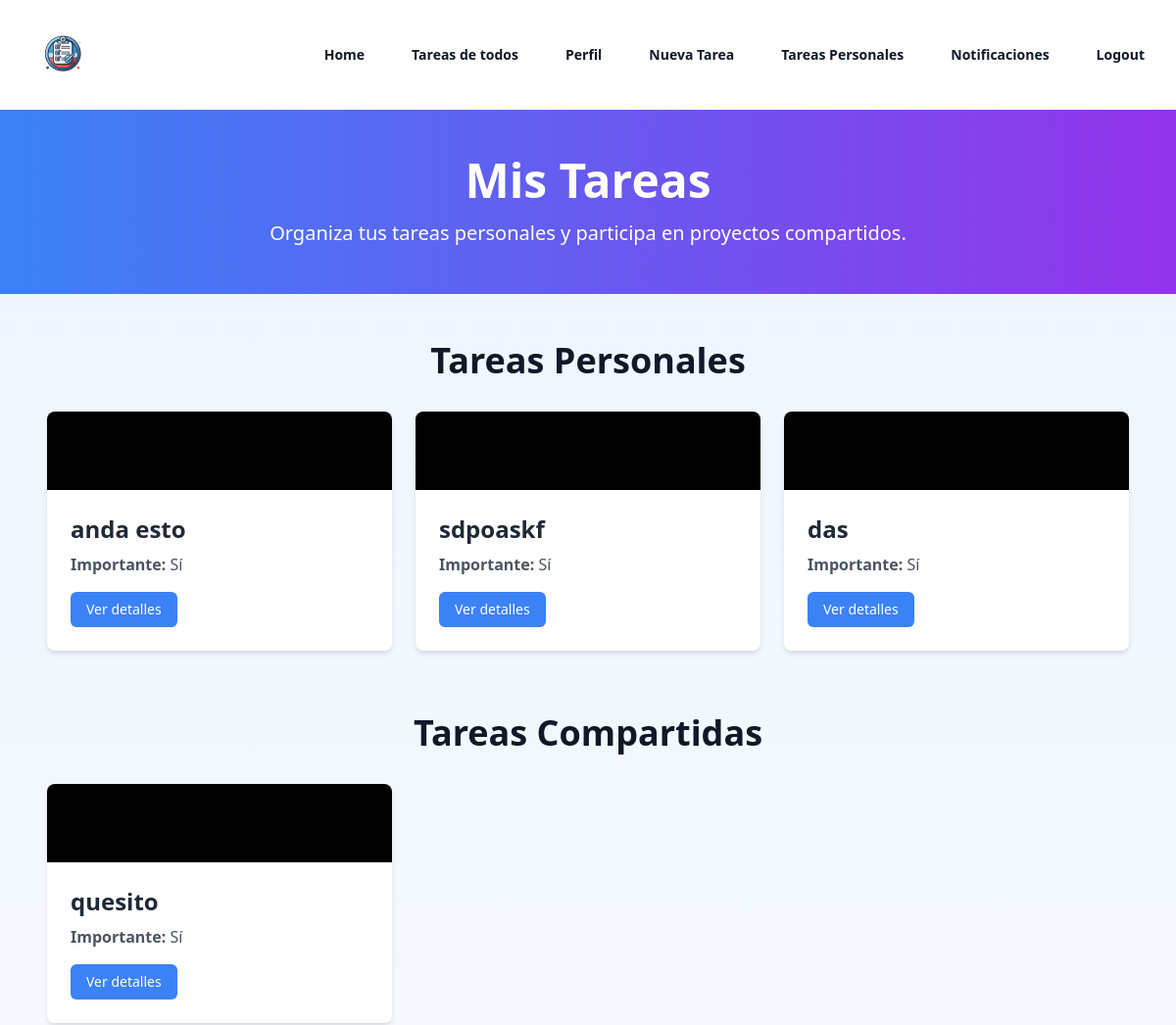
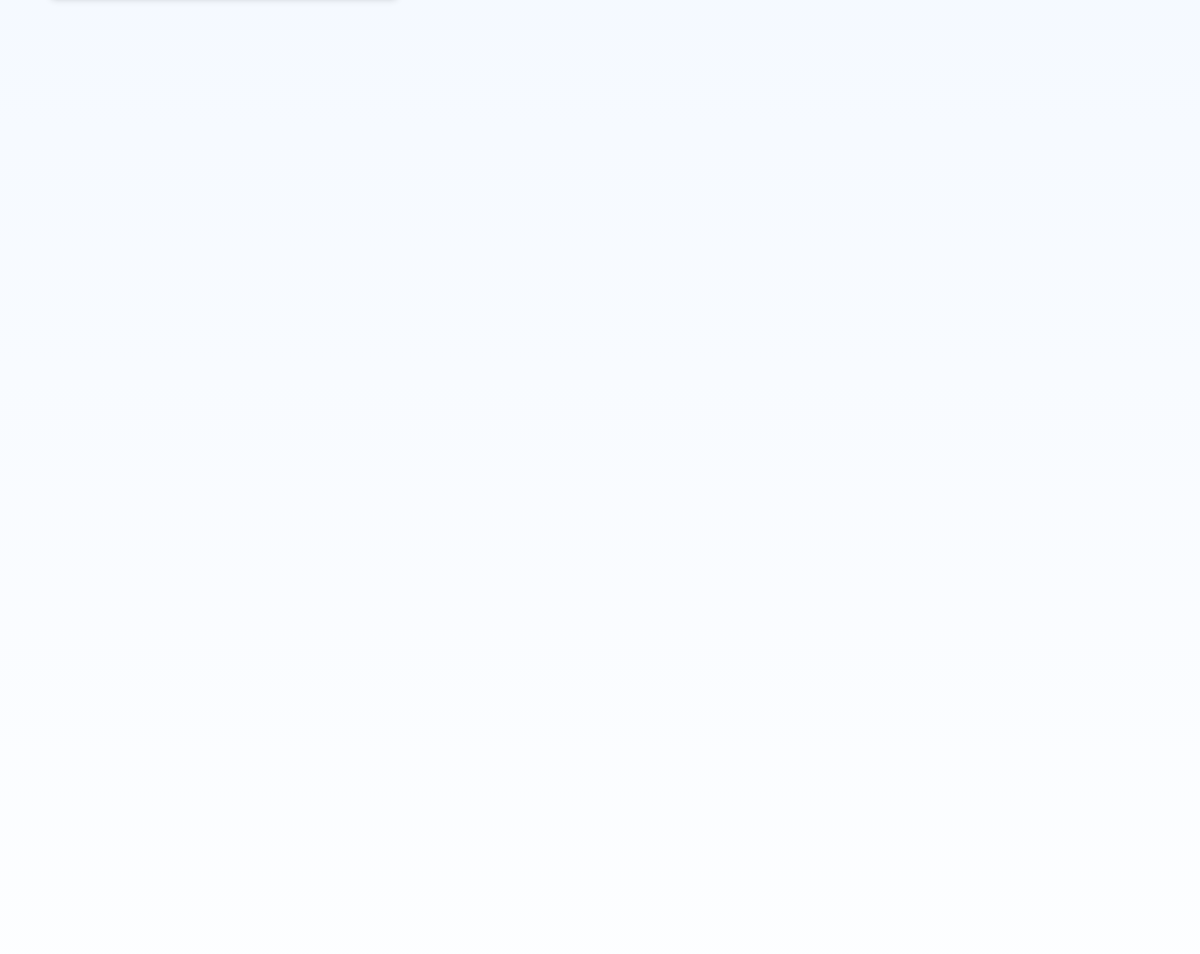
The app's page /tasks/ (signed in) with its own data (2 pictures, top to bottom).
### task/models.py (models this page shows, shortened)
class Task(models.Model):
    title = models.CharField(max_length=200)
    description = models.TextField(blank=True)
    created = models.DateTimeField(auto_now_add=True)
    date_completed = models.DateField(null=True, blank=True)
    important = models.BooleanField(default=False)
    user = models.ForeignKey(User, on_delete=models.CASCADE)
    banner_color = models.CharField(max_length=7, default='#000000')
    category = models.ForeignKey(TaskCategory, on_delete=models.CASCADE, null=True, blank=True)
    tags = models.ManyToManyField(TaskTag, blank=True)
    status = models.ForeignKey(TaskStatus, on_delete=models.CASCADE, default=1)
    priority = models.ForeignKey(TaskPriority, on_delete=models.CASCADE, default=1)
    is_personal = models.BooleanField(default=False)

### task/views.py (the view)
# urls.py: path('tasks/', views.tasks, name='tasks'),
@login_required(login_url='signup')
def tasks(request):
    try:
        tareas_personales = Task.objects.filter(user=request.user, is_personal=True)
        tareas_compartidas = Task.objects.filter(user=request.user, is_personal=False)
        return render(request, 'tasks.html', {
            'tareas_personales': tareas_personales,
            'tareas_compartidas': tareas_compartidas
        })
    except Exception as e:
        return error_page(request, f"Ocurrió un error al cargar las tareas: {str(e)}")

### task/templates/tasks.html (shortened to what this page needs)
{% extends 'base.html' %}
{% block content %}
<div class="bg-gradient-to-r from-blue-500 to-purple-600 text-white py-12">
    <div class="max-w-7xl mx-auto px-6 sm:px-12 text-center">
        <h1 class="text-4xl font-extrabold sm:text-5xl">Mis Tareas</h1>
        <p class="mt-4 text-lg sm:text-xl">
            Organiza tus tareas personales y participa en proyectos compartidos.
        </p>
    </div>
</div>
<div class="bg-gradient-to-b from-blue-50 to-white min-h-screen py-12 px-6 sm:px-12">
    <div class="max-w-7xl mx-auto">
        <h2 class="text-3xl font-bold text-gray-900 text-center mb-8 sm:text-4xl">Tareas Personales</h2>
        {% if tareas_personales %}
            <ul class="grid grid-cols-1 gap-6 sm:grid-cols-2 lg:grid-cols-3">
                {% for task in tareas_personales %}
                    <li class="rounded-lg shadow-md overflow-hidden transition transform hover:scale-105 hover:shadow-lg">
                        <div class="h-20" style="background-color: {{ task.banner_color }}"></div>
                        <div class="bg-white p-6">
                            <h3 class="text-2xl font-semibold text-gray-800 mb-2">{{ task.title }}</h3>
                            <p class="text-gray-600 mb-4"><strong>Importante:</strong> {{ task.important|yesno:"Sí,No" }}</p>
                            <a href="{% url 'task_details' task.id %}" class="inline-block bg-blue-500 text-white text-sm font-medium px-4 py-2 rounded-md hover:bg-blue-600">Ver detalles</a>
                        </div>
                    </li>
                {% endfor %}
            </ul>
        {% endif %}
        <h2 class="text-3xl font-bold text-gray-900 text-center mt-16 mb-8 sm:text-4xl">Tareas Compartidas</h2>
        {% if tareas_compartidas %}
            <ul class="grid grid-cols-1 gap-6 sm:grid-cols-2 lg:grid-cols-3">
                {% for task in tareas_compartidas %}
                    <li class="rounded-lg shadow-md overflow-hidden transition transform hover:scale-105 hover:shadow-lg">
                        <div class="h-20" style="background-color: {{ task.banner_color }}"></div>
                        <div class="bg-white p-6">
                            <h3 class="text-2xl font-semibold text-gray-800 mb-2">{{ task.title }}</h3>
                            <p class="text-gray-600 mb-4"><strong>Importante:</strong> {{ task.important|yesno:"Sí,No" }}</p>
                            <a href="{% url 'task_details' task.id %}" class="inline-block bg-blue-500 text-white text-sm font-medium px-4 py-2 rounded-md hover:bg-blue-600">Ver detalles</a>
                        </div>
                    </li>
                {% endfor %}
            </ul>
        {% endif %}
    </div>
</div>
{% endblock %}

### records on screen
Task: title "anda esto", important "Sí"
Task: title "sdpoaskf", important "Sí"
Task: title "das", important "Sí"
Task: title "quesito", important "Sí"
